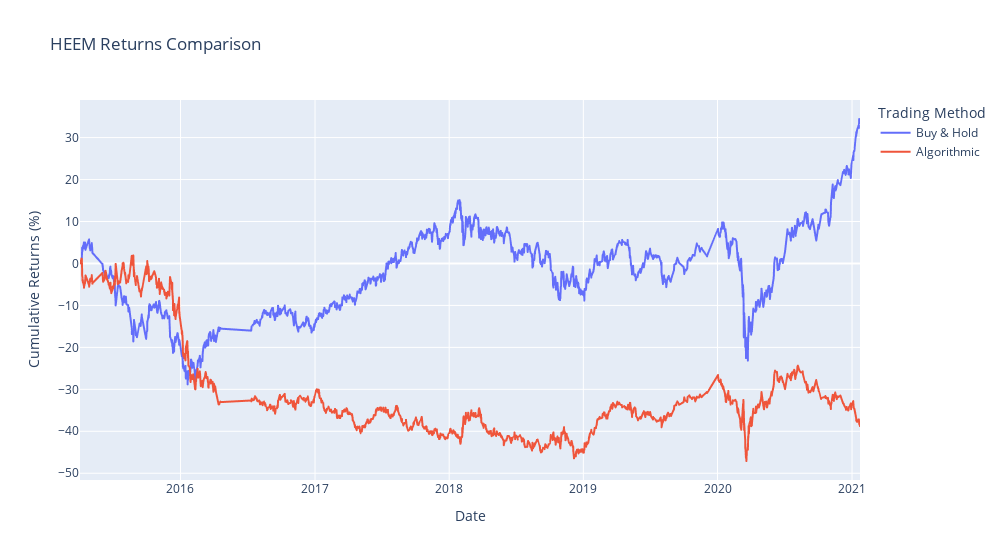

Here is the notebook cell this chart was saved with:
### Code cell
# Plot Strategy Returns to examine performance
strategy_1_returns_df = pd.DataFrame({
    'Buy & Hold': ((1 + signals_df['Actual Returns']).cumprod() - 1) * 100,
    'Algorithmic': ((1 + signals_df['Strategy Returns']).cumprod() - 1) * 100
}, index=signals_df.index).dropna()

fig = px.line(
    strategy_1_returns_df, 
    title='HEEM Returns Comparison',
    labels=dict(value='Cumulative Returns (%)', date='Date', variable='Trading Method'),
    width=1000, 
)
fig.show()

### Figure 1 — Plotly figure (JSON) as saved in the notebook; plotly's stock layout.template omitted (floating-point values rounded to 4 significant figures; data arrays with more than 128 entries replaced by an {"elided": "..."} marker saying what was removed)
{"data": [{"hovertemplate": "Trading Method=Buy & Hold<br>Date=%{x}<br>Cumulative Returns (%)=%{y}<extra></extra>", "legendgroup": "Buy & Hold", "line": {"color": "#636efa", "dash": "solid"}, "marker": {"symbol": "circle"}, "mode": "lines", "name": "Buy & Hold", "showlegend": true, "type": "scattergl", "x": {"elided": "4222 str values"}, "xaxis": "x", "y": {"elided": "4222 float values"}, "yaxis": "y"}, {"hovertemplate": "Trading Method=Algorithmic<br>Date=%{x}<br>Cumulative Returns (%)=%{y}<extra></extra>", "legendgroup": "Algorithmic", "line": {"color": "#EF553B", "dash": "solid"}, "marker": {"symbol": "circle"}, "mode": "lines", "name": "Algorithmic", "showlegend": true, "type": "scattergl", "x": {"elided": "4222 str values"}, "xaxis": "x", "y": {"elided": "4222 float values"}, "yaxis": "y"}], "layout": {"legend": {"title": {"text": "Trading Method"}, "tracegroupgap": 0}, "title": {"text": "HEEM Returns Comparison"}, "width": 1000, "xaxis": {"anchor": "y", "domain": [0, 1], "title": {"text": "Date"}}, "yaxis": {"anchor": "x", "domain": [0, 1], "title": {"text": "Cumulative Returns (%)"}}}}
